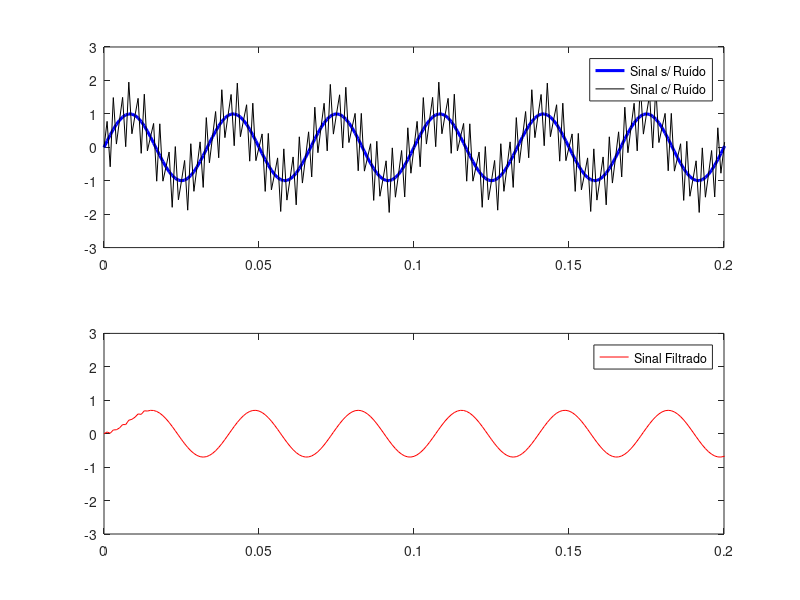
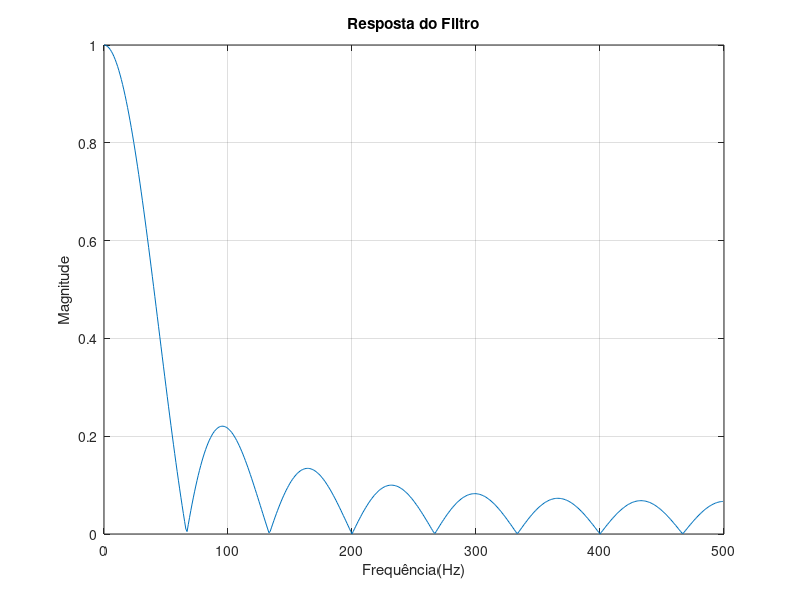
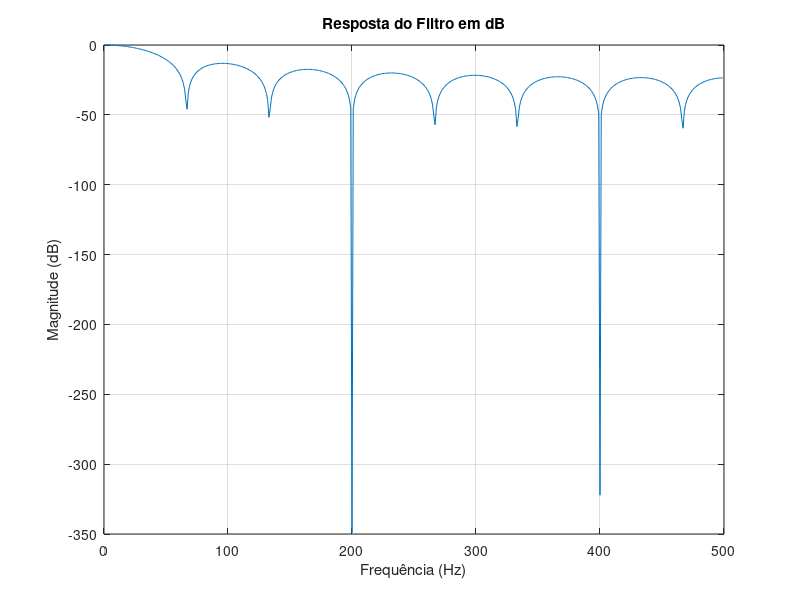

The MATLAB source for these figures, in order:
%% Filtro de Média Móvel com 15 coeficientes


Fs = 1000;
dt = 1/Fs;
t = 0:dt:1;
x = sin(2*pi*30*t) + sin(2*pi*400*t);
x1 = sin(2*pi*30*t);

figure(1)
subplot(2,1,1)
plot(t,x1,'b','LineWidth',2.2)


y = x;
hold on
plot(t,y,'k')
axis([0 .2 -3 3])
legend('Sinal s/ Ruído','Sinal c/ Ruído')

N = 15 
h2 = ones(N,1)/N;
sinal_filtrado = filter(h2,1,y);
figure(1)
subplot(2,1,2)
plot(t,sinal_filtrado,'r')
axis([0 .2 -3 3])
legend('Sinal Filtrado')

a=1;
f=0:(Fs/2) - 1;
[H,w]=freqz(h2,a,f,Fs);
mag=abs(H);

figure
plot(f,mag);grid
title('Resposta do Filtro')
ylabel('Magnitude')
xlabel('Frequência(Hz)')

figure
DB=20*log10(mag);
plot(f,DB);grid
title('Resposta do Filtro em dB')
ylabel('Magnitude (dB)')
xlabel('Frequência (Hz)')
